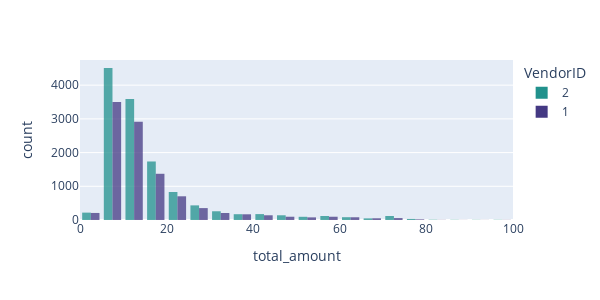

This figure's notebook cell:
### Code cell
px.histogram(data_frame = df, x = "total_amount", title='',
             color='VendorID', color_discrete_map = {1:'#443983', 2:'#21918c'}, 
             range_x=(0,100), nbins=600, barmode=['group','overlay','relative'][0],
             width=600, height=300, opacity=0.75)

### Figure 1 — Plotly figure (JSON) as saved in the notebook; plotly's stock layout.template omitted (floating-point values rounded to 4 significant figures; data arrays with more than 128 entries replaced by an {"elided": "..."} marker saying what was removed)
{"data": [{"alignmentgroup": "True", "bingroup": "x", "hovertemplate": "VendorID=2<br>total_amount=%{x}<br>count=%{y}<extra></extra>", "legendgroup": "2", "marker": {"color": "#21918c", "opacity": 0.75, "pattern": {"shape": ""}}, "name": "2", "nbinsx": 600, "offsetgroup": "2", "orientation": "v", "showlegend": true, "type": "histogram", "x": {"elided": "12626 float values"}, "xaxis": "x", "yaxis": "y"}, {"alignmentgroup": "True", "bingroup": "x", "hovertemplate": "VendorID=1<br>total_amount=%{x}<br>count=%{y}<extra></extra>", "legendgroup": "1", "marker": {"color": "#443983", "opacity": 0.75, "pattern": {"shape": ""}}, "name": "1", "nbinsx": 600, "offsetgroup": "1", "orientation": "v", "showlegend": true, "type": "histogram", "x": {"elided": "10073 float values"}, "xaxis": "x", "yaxis": "y"}], "layout": {"barmode": "group", "height": 300, "legend": {"title": {"text": "VendorID"}, "tracegroupgap": 0}, "margin": {"t": 60}, "width": 600, "xaxis": {"anchor": "y", "domain": [0, 1], "range": [0, 100], "title": {"text": "total_amount"}, "type": "linear"}, "yaxis": {"anchor": "x", "autorange": true, "domain": [0, 1], "range": [0, 4746.0], "title": {"text": "count"}}}}
